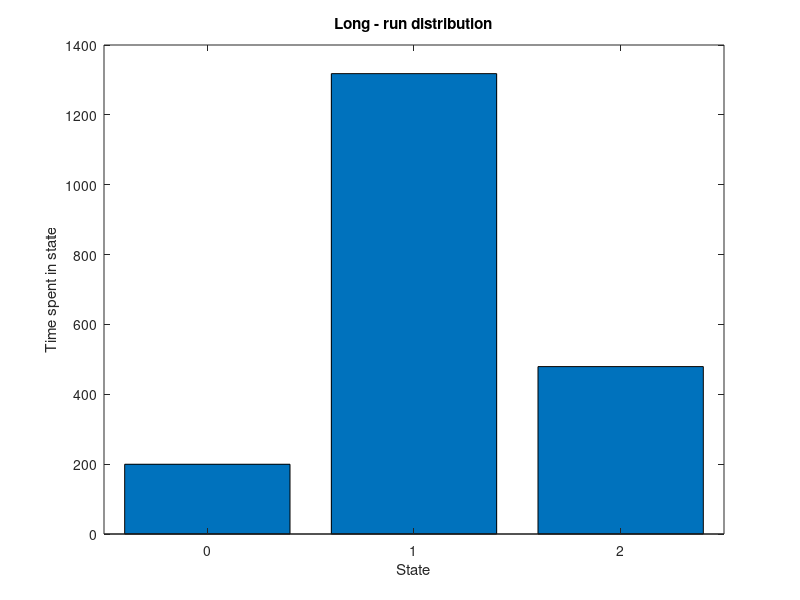

Reproduce this figure in MATLAB.
clear
clc

P = [0.5,0.35,0.15;0.1,0.75,0.15;0.05,0.6,0.35]

N = 100;
X = 2
states = [0,1,2];
lrd = [0,0,0];

for i = 1:N
    p = rand;
    if p < P(X + 1,1) 
        X = 0;
    elseif p < (P(X+1,1) + P(X+1,2))
        X = 1;
    else
        X = 2;
    end
    lrd(X+1) = lrd(X+1) + 1;
end
lrd = lrd/N*1997;
bar(states, lrd);
title('Long - run distribution')
xlabel('State')
ylabel('Time spent in state')



            
          
           
            